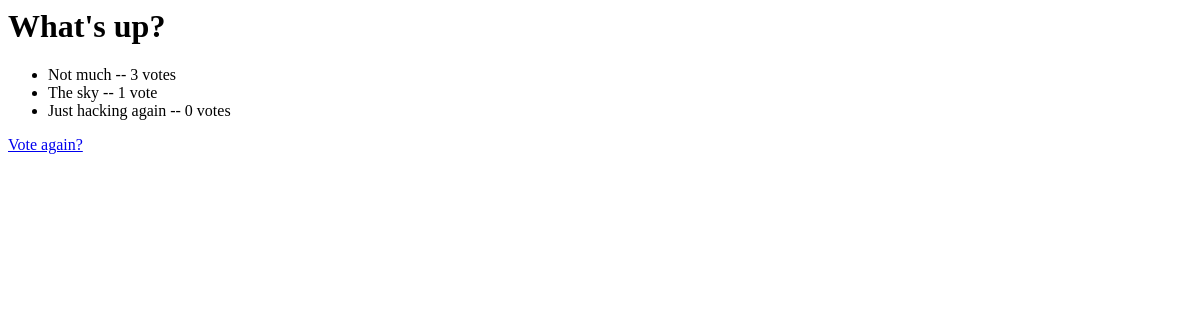
/polls/1/results/, run on an earlier commit of the app's database.
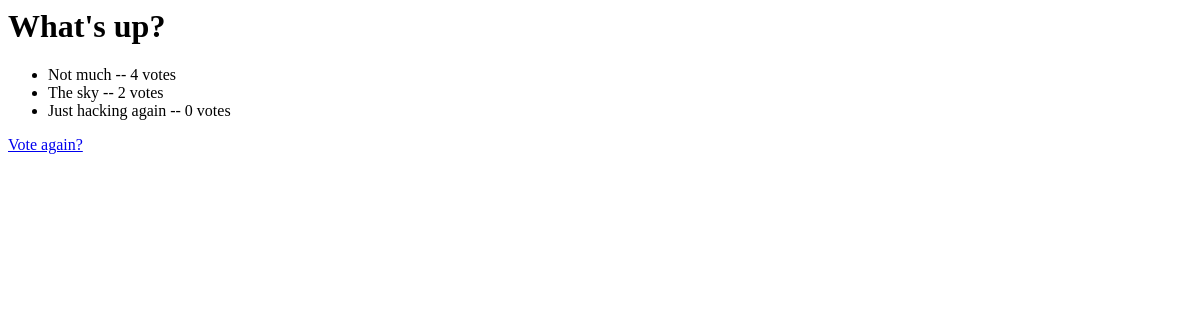
And on a later commit of the database.
### polls/models.py (models this page shows, shortened)
class Question(models.Model):
    question_text = models.CharField(max_length=200)
    pub_date = models.DateTimeField("date published")

class Choice(models.Model):
    question = models.ForeignKey(Question, on_delete=models.CASCADE)
    choice_text = models.CharField(max_length=200)
    votes = models.IntegerField(default=0)

### polls/views.py (the view)
# urls.py: path("<int:pk>/results/", views.ResultsView.as_view(), name="results"),
class ResultsView(generic.DetailView):
    model = Question
    template_name = "polls/results.html"

### polls/templates/polls/results.html
<body>
<h1>{{ question.question_text }}</h1>
<ul>
  {% for choice in question.choice_set.all %}
  <li>
    {{ choice.choice_text }} -- {{ choice.votes }} vote{{ choice.votes|pluralize }}
  </li>
  {% endfor %}
</ul>
<a href="{% url 'polls:detail' question.id %}">Vote again?</a>
</body>

What changed in the data, as far as the page shows it:
changed Choice "Not much": votes "3" → "4"
changed Choice "The sky": votes "1" → "2"
